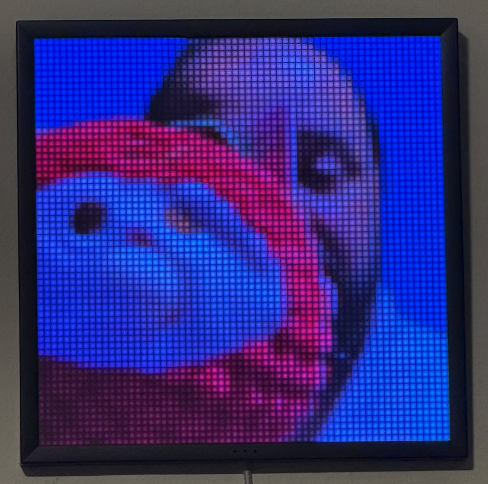
#> input picture assets/camera-live.png, 488 x 484 px
$ python -i camera.py   (imports and definitions only)
#> lines starting #> are read from the running program, lines starting #| are printed output that depends on the picture
#> further down, picture is the input picture: PIL image 488x484 RGBA; mean R, G, B, A 47.9, 42.2, 128.2, 255
"""Stream a Mac webcam to the Pixoo via ffmpeg's avfoundation input.

ffmpeg grabs the camera, center-crops to square, and scales to 64x64 rgb24,
piping raw frames to us; a reader thread keeps the latest frame and a pusher
thread sends it to the device as fast as the HTTP API allows. Capture rate and
push rate are decoupled, so we always show the freshest frame (no lag buildup).

macOS note: ffmpeg can only open the camera when the process that launched it
has been granted Camera access (System Settings > Privacy & Security > Camera).
If no frame arrives within first_frame_timeout, status reports that instead of
hanging. The frame source is injectable, so the logic is tested without hardware.
"""
import re
import subprocess
import threading
import time

from PIL import Image

from .control import SIZE, Pixoo

FRAME_BYTES = SIZE * SIZE * 3


def to_panel(img):
    """Center-crop to square and scale to SIZExSIZE RGB."""
    img = img.convert("RGB")
    w, h = img.size
#> w = 488; h = 484
    s = min(w, h)
#> s = 484
    left, top = (w - s) // 2, (h - s) // 2
#> left = 2; top = 0
    img = img.crop((left, top, left + s, top + s))
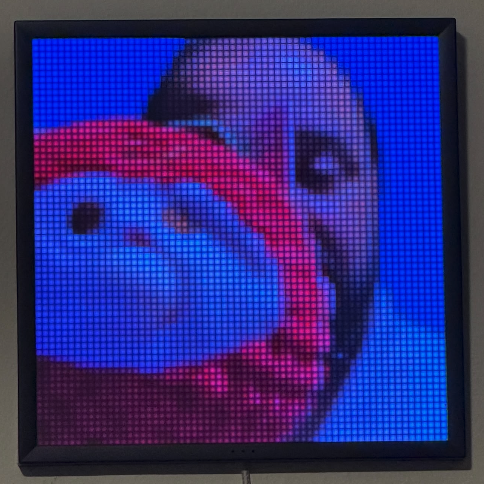
#> img: PIL image 484x484 RGB; mean R, G, B 47.6, 41.9, 128.7
    if img.size != (SIZE, SIZE):
        img = img.resize((SIZE, SIZE), Image.LANCZOS if s > SIZE else Image.NEAREST)
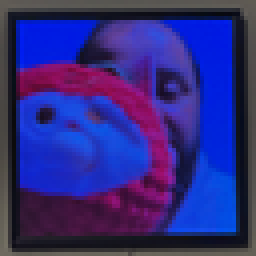
#> img: PIL image 64x64 RGB (shown 4 times larger); mean R, G, B 47.6, 41.9, 128.7
    return img


# [25 lines left out: functions _parse_devices, list_devices, not called in this run]


_MODE_RE = re.compile(r"(\d+)x(\d+)@\[([\d.]+)\s+([\d.]+)\]fps")


def _parse_modes(text):
    return [(int(w), int(h), float(a), float(b))
            for w, h, a, b in _MODE_RE.findall(text)]


# [32 lines left out: functions pick_mode, probe_modes, _ffmpeg_cmd, not called in this run]


class CameraStream:
    # [31 lines left out: functions __init__, _default_player, not called in this run]

    def _iter_source(self):
        return iter(self._source) if self._source is not None else self._ffmpeg_frames()

    # [96 lines left out: functions _resolve_mode, _ffmpeg_frames, start, _read_loop, _push_loop, stop and 1 more, not called in this run]

>>> from PIL import Image
>>> picture = Image.open('../assets/camera-live.png')
>>> result = to_panel(picture)
